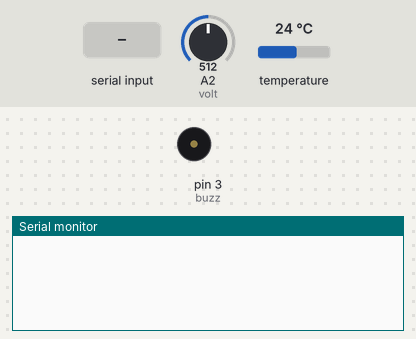
This sketch was run on a simulated Arduino Uno, built with avr-gcc and run on an emulated ATmega328P. Parts: buzzer (waves = sounding, pin HIGH), the last lines printed to the serial monitor. Inputs (shaded band) come from the test bench; at power-on: A2 (volt) = 512, temperature 24 °C.

Above: at 1.2 s.
1.3 s: "1" received over Serial
At 2.8 s:
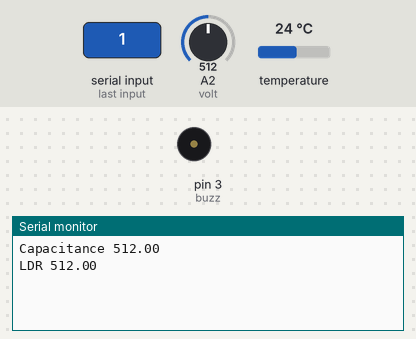
At 3.9 s:
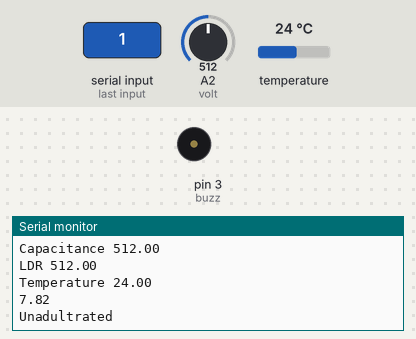

Measured:
- after the input at 1.3 s, the serial monitor: prints a new line after 1.0 s (image 1)

The sketch:

Oil_Adultration_System.ino
```cpp
#include <OneWire.h>
#include <DallasTemperature.h>

int ldr=A0;
int capacitive=A1;
int temp=4;
int volt=A2;
int buzz=3;

float V = 0.00;

//For temperature sensor
OneWire oneWire(temp);
DallasTemperature sensors(&oneWire);

//Voltage_Calculation
void calculate_voltage() {
  float R1 = 10000.00;
  float R2 = 4700.00;
  float v_ref = 5.00;
  float resistor_ratio = 0.00;
  float adc_value = 0.00;
  float voltage = 0.00;
  resistor_ratio = (R2 / (R1 + R2));
  for (int i = 0; i < 20 ; i++)
  {
    adc_value = adc_value + analogRead(volt);
    delay(3);
  }
  adc_value = adc_value / 20;
  voltage = ((adc_value * v_ref) / 1024);
  V = voltage / resistor_ratio;
}


void setup() {
  // put your setup code here, to run once:
  Serial.begin(9600);
  pinMode(ldr, INPUT);
  pinMode(capacitive, INPUT);
  pinMode(buzz, OUTPUT);
  sensors.begin();   //For temperature
}

void loop() {
  // put your main code here, to run repeatedly:
   if(Serial.available()>0){
    String data=Serial.readString();
    data.trim();
    float cap_val = analogRead(capacitive);
    Serial.print("Capacitance ");
    Serial.println(cap_val);
    float ldr_val = analogRead(ldr);
    Serial.print("LDR ");
    Serial.println(ldr_val);
    sensors.requestTemperatures();
    float temp_val=sensors.getTempCByIndex(0);
    Serial.print("Temperature ");
    Serial.println(temp_val);
    while(temp_val>50){
      tone(buzz, 1000, 1000);
      delay(1000);
    }
    if(temp_val<48){
        calculate_voltage();
        Serial.println(V);
    }
    if(ldr_val>500 && ldr_val<600 && cap_val>100 && cap_val<1023){
      Serial.println("Unadultrated");
    }

    else if(ldr_val>680 && ldr_val<800 && cap_val>100 && cap_val<1023){
      Serial.println("Adultrated");
      tone(buzz, 1000, 1000);
      delay(1000);
    }

  }
}
```
